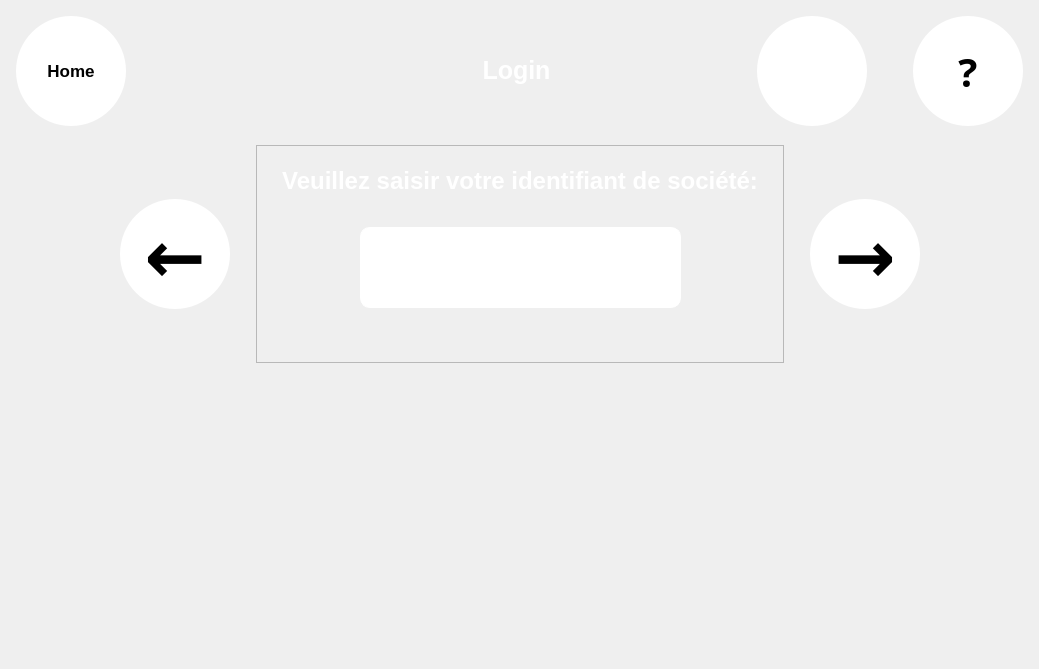
<?xml version="1.0" encoding="UTF-8"?>
<ui version="4.0">
 <class>Login</class>
 <widget class="QWidget" name="Login">
  <property name="geometry">
   <rect>
    <x>0</x>
    <y>0</y>
    <width>1039</width>
    <height>669</height>
   </rect>
  </property>
  <property name="minimumSize">
   <size>
    <width>0</width>
    <height>669</height>
   </size>
  </property>
  <property name="contextMenuPolicy">
   <enum>Qt::NoContextMenu</enum>
  </property>
  <property name="windowTitle">
   <string>Form</string>
  </property>
  <property name="styleSheet">
   <string notr="true">QToolTip{	
	border:1px white;	
	border-radius:0px;  
	font : 15pt;
	background-color: rgb(114, 114, 114);
	color: rgb(255, 255, 255);	    	
}
</string>
  </property>
  <layout class="QGridLayout" name="gridLayout_4">
   <item row="0" column="0">
    <layout class="QHBoxLayout" name="horizontalLayout_5">
     <property name="margin">
      <number>5</number>
     </property>
     <item>
      <widget class="QToolButton" name="B_Home">
       <property name="minimumSize">
        <size>
         <width>110</width>
         <height>110</height>
        </size>
       </property>
       <property name="maximumSize">
        <size>
         <width>110</width>
         <height>110</height>
        </size>
       </property>
       <property name="palette">
        <palette>
         <active>
          <colorrole role="Button">
           <brush brushstyle="SolidPattern">
            <color alpha="255">
             <red>255</red>
             <green>255</green>
             <blue>255</blue>
            </color>
           </brush>
          </colorrole>
          <colorrole role="Base">
           <brush brushstyle="SolidPattern">
            <color alpha="255">
             <red>255</red>
             <green>255</green>
             <blue>255</blue>
            </color>
           </brush>
          </colorrole>
          <colorrole role="Window">
           <brush brushstyle="SolidPattern">
            <color alpha="255">
             <red>255</red>
             <green>255</green>
             <blue>255</blue>
            </color>
           </brush>
          </colorrole>
         </active>
         <inactive>
          <colorrole role="Button">
           <brush brushstyle="SolidPattern">
            <color alpha="255">
             <red>255</red>
             <green>255</green>
             <blue>255</blue>
            </color>
           </brush>
          </colorrole>
          <colorrole role="Base">
           <brush brushstyle="SolidPattern">
            <color alpha="255">
             <red>255</red>
             <green>255</green>
             <blue>255</blue>
            </color>
           </brush>
          </colorrole>
          <colorrole role="Window">
           <brush brushstyle="SolidPattern">
            <color alpha="255">
             <red>255</red>
             <green>255</green>
             <blue>255</blue>
            </color>
           </brush>
          </colorrole>
         </inactive>
         <disabled>
          <colorrole role="Button">
           <brush brushstyle="SolidPattern">
            <color alpha="255">
             <red>255</red>
             <green>255</green>
             <blue>255</blue>
            </color>
           </brush>
          </colorrole>
          <colorrole role="Base">
           <brush brushstyle="SolidPattern">
            <color alpha="255">
             <red>255</red>
             <green>255</green>
             <blue>255</blue>
            </color>
           </brush>
          </colorrole>
          <colorrole role="Window">
           <brush brushstyle="SolidPattern">
            <color alpha="255">
             <red>255</red>
             <green>255</green>
             <blue>255</blue>
            </color>
           </brush>
          </colorrole>
         </disabled>
        </palette>
       </property>
       <property name="font">
        <font>
         <pointsize>13</pointsize>
         <weight>75</weight>
         <bold>true</bold>
        </font>
       </property>
       <property name="styleSheet">
        <string notr="true">QToolButton{
background-color: rgb(255, 255, 255);
border:none;
border-radius:55px;
max-width:110px;
max-height:110px;
min-width:110px;
min-height:110px;
}

QToolButton:pressed{ 
	background-color: #ECF0F1;
}
QToolTip{
	border:1px white;	
	border-radius:0px;
	font : 15pt;
	background-color: rgb(114, 114, 114);
	color: rgb(255, 255, 255);	    	
}</string>
       </property>
       <property name="text">
        <string>Home</string>
       </property>
       <property name="icon">
        <iconset resource="Src.qrc">
         <normaloff>:/ImgList/Home</normaloff>:/ImgList/Home</iconset>
       </property>
       <property name="iconSize">
        <size>
         <width>70</width>
         <height>70</height>
        </size>
       </property>
       <property name="toolButtonStyle">
        <enum>Qt::ToolButtonTextUnderIcon</enum>
       </property>
       <property name="autoRaise">
        <bool>true</bool>
       </property>
      </widget>
     </item>
     <item>
      <spacer name="horizontalSpacer_8">
       <property name="orientation">
        <enum>Qt::Horizontal</enum>
       </property>
       <property name="sizeType">
        <enum>QSizePolicy::Fixed</enum>
       </property>
       <property name="sizeHint" stdset="0">
        <size>
         <width>150</width>
         <height>20</height>
        </size>
       </property>
      </spacer>
     </item>
     <item>
      <widget class="QLabel" name="label">
       <property name="minimumSize">
        <size>
         <width>0</width>
         <height>35</height>
        </size>
       </property>
       <property name="maximumSize">
        <size>
         <width>145564</width>
         <height>35</height>
        </size>
       </property>
       <property name="font">
        <font>
         <pointsize>19</pointsize>
         <weight>75</weight>
         <bold>true</bold>
        </font>
       </property>
       <property name="layoutDirection">
        <enum>Qt::LeftToRight</enum>
       </property>
       <property name="styleSheet">
        <string notr="true">color: rgb(255, 255, 255);</string>
       </property>
       <property name="text">
        <string>Login</string>
       </property>
       <property name="alignment">
        <set>Qt::AlignCenter</set>
       </property>
      </widget>
     </item>
     <item>
      <widget class="QToolButton" name="B_Assistance">
       <property name="font">
        <font>
         <family>Droid Sans Georgian</family>
         <pointsize>30</pointsize>
         <weight>75</weight>
         <bold>true</bold>
        </font>
       </property>
       <property name="styleSheet">
        <string notr="true">QToolButton{
background-color: rgb(255, 255, 255);
border:none;
border-radius:55px;
max-width:110px;
max-height:110px;
min-width:110px;
min-height:110px;
}

QToolButton:pressed{ 
	background-color: #ECF0F1;
}
QToolTip{
	border:1px white;	
	border-radius:0px;
	font : 15pt;
	background-color: rgb(114, 114, 114);
	color: rgb(255, 255, 255);	    	
}</string>
       </property>
       <property name="text">
        <string/>
       </property>
       <property name="icon">
        <iconset resource="Src.qrc">
         <normaloff>:/ImgList/BAssistance</normaloff>:/ImgList/BAssistance</iconset>
       </property>
       <property name="iconSize">
        <size>
         <width>70</width>
         <height>70</height>
        </size>
       </property>
       <property name="popupMode">
        <enum>QToolButton::DelayedPopup</enum>
       </property>
       <property name="toolButtonStyle">
        <enum>Qt::ToolButtonIconOnly</enum>
       </property>
       <property name="autoRaise">
        <bool>true</bool>
       </property>
      </widget>
     </item>
     <item>
      <spacer name="horizontalSpacer_7">
       <property name="orientation">
        <enum>Qt::Horizontal</enum>
       </property>
       <property name="sizeType">
        <enum>QSizePolicy::Fixed</enum>
       </property>
       <property name="sizeHint" stdset="0">
        <size>
         <width>40</width>
         <height>20</height>
        </size>
       </property>
      </spacer>
     </item>
     <item>
      <widget class="QToolButton" name="B_Help">
       <property name="palette">
        <palette>
         <active>
          <colorrole role="Button">
           <brush brushstyle="SolidPattern">
            <color alpha="255">
             <red>255</red>
             <green>255</green>
             <blue>255</blue>
            </color>
           </brush>
          </colorrole>
          <colorrole role="Base">
           <brush brushstyle="SolidPattern">
            <color alpha="255">
             <red>255</red>
             <green>255</green>
             <blue>255</blue>
            </color>
           </brush>
          </colorrole>
          <colorrole role="Window">
           <brush brushstyle="SolidPattern">
            <color alpha="255">
             <red>255</red>
             <green>255</green>
             <blue>255</blue>
            </color>
           </brush>
          </colorrole>
         </active>
         <inactive>
          <colorrole role="Button">
           <brush brushstyle="SolidPattern">
            <color alpha="255">
             <red>255</red>
             <green>255</green>
             <blue>255</blue>
            </color>
           </brush>
          </colorrole>
          <colorrole role="Base">
           <brush brushstyle="SolidPattern">
            <color alpha="255">
             <red>255</red>
             <green>255</green>
             <blue>255</blue>
            </color>
           </brush>
          </colorrole>
          <colorrole role="Window">
           <brush brushstyle="SolidPattern">
            <color alpha="255">
             <red>255</red>
             <green>255</green>
             <blue>255</blue>
            </color>
           </brush>
          </colorrole>
         </inactive>
         <disabled>
          <colorrole role="Button">
           <brush brushstyle="SolidPattern">
            <color alpha="255">
             <red>255</red>
             <green>255</green>
             <blue>255</blue>
            </color>
           </brush>
          </colorrole>
          <colorrole role="Base">
           <brush brushstyle="SolidPattern">
            <color alpha="255">
             <red>255</red>
             <green>255</green>
             <blue>255</blue>
            </color>
           </brush>
          </colorrole>
          <colorrole role="Window">
           <brush brushstyle="SolidPattern">
            <color alpha="255">
             <red>255</red>
             <green>255</green>
             <blue>255</blue>
            </color>
           </brush>
          </colorrole>
         </disabled>
        </palette>
       </property>
       <property name="font">
        <font>
         <family>Droid Sans Georgian</family>
         <pointsize>30</pointsize>
         <weight>75</weight>
         <bold>true</bold>
        </font>
       </property>
       <property name="styleSheet">
        <string notr="true">QToolButton{
background-color: rgb(255, 255, 255);
border:none;
border-radius:55px;
max-width:110px;
max-height:110px;
min-width:110px;
min-height:110px;
}

QToolButton:pressed{ 
	background-color: #ECF0F1;
}
</string>
       </property>
       <property name="text">
        <string>?</string>
       </property>
       <property name="popupMode">
        <enum>QToolButton::DelayedPopup</enum>
       </property>
       <property name="toolButtonStyle">
        <enum>Qt::ToolButtonIconOnly</enum>
       </property>
       <property name="autoRaise">
        <bool>true</bool>
       </property>
      </widget>
     </item>
    </layout>
   </item>
   <item row="1" column="0">
    <spacer name="verticalSpacer_8">
     <property name="orientation">
      <enum>Qt::Vertical</enum>
     </property>
     <property name="sizeType">
      <enum>QSizePolicy::MinimumExpanding</enum>
     </property>
     <property name="sizeHint" stdset="0">
      <size>
       <width>20</width>
       <height>3</height>
      </size>
     </property>
    </spacer>
   </item>
   <item row="2" column="0">
    <layout class="QHBoxLayout" name="horizontalLayout_6">
     <property name="margin">
      <number>5</number>
     </property>
     <item>
      <spacer name="horizontalSpacer_15">
       <property name="orientation">
        <enum>Qt::Horizontal</enum>
       </property>
       <property name="sizeHint" stdset="0">
        <size>
         <width>40</width>
         <height>20</height>
        </size>
       </property>
      </spacer>
     </item>
     <item>
      <widget class="QToolButton" name="B_Precedant">
       <property name="palette">
        <palette>
         <active>
          <colorrole role="Button">
           <brush brushstyle="SolidPattern">
            <color alpha="255">
             <red>255</red>
             <green>255</green>
             <blue>255</blue>
            </color>
           </brush>
          </colorrole>
          <colorrole role="Base">
           <brush brushstyle="SolidPattern">
            <color alpha="255">
             <red>255</red>
             <green>255</green>
             <blue>255</blue>
            </color>
           </brush>
          </colorrole>
          <colorrole role="Window">
           <brush brushstyle="SolidPattern">
            <color alpha="255">
             <red>255</red>
             <green>255</green>
             <blue>255</blue>
            </color>
           </brush>
          </colorrole>
          <colorrole role="Highlight">
           <brush brushstyle="SolidPattern">
            <color alpha="255">
             <red>213</red>
             <green>213</green>
             <blue>213</blue>
            </color>
           </brush>
          </colorrole>
         </active>
         <inactive>
          <colorrole role="Button">
           <brush brushstyle="SolidPattern">
            <color alpha="255">
             <red>255</red>
             <green>255</green>
             <blue>255</blue>
            </color>
           </brush>
          </colorrole>
          <colorrole role="Base">
           <brush brushstyle="SolidPattern">
            <color alpha="255">
             <red>255</red>
             <green>255</green>
             <blue>255</blue>
            </color>
           </brush>
          </colorrole>
          <colorrole role="Window">
           <brush brushstyle="SolidPattern">
            <color alpha="255">
             <red>255</red>
             <green>255</green>
             <blue>255</blue>
            </color>
           </brush>
          </colorrole>
          <colorrole role="Highlight">
           <brush brushstyle="SolidPattern">
            <color alpha="255">
             <red>213</red>
             <green>213</green>
             <blue>213</blue>
            </color>
           </brush>
          </colorrole>
         </inactive>
         <disabled>
          <colorrole role="Button">
           <brush brushstyle="SolidPattern">
            <color alpha="255">
             <red>255</red>
             <green>255</green>
             <blue>255</blue>
            </color>
           </brush>
          </colorrole>
          <colorrole role="Base">
           <brush brushstyle="SolidPattern">
            <color alpha="255">
             <red>255</red>
             <green>255</green>
             <blue>255</blue>
            </color>
           </brush>
          </colorrole>
          <colorrole role="Window">
           <brush brushstyle="SolidPattern">
            <color alpha="255">
             <red>255</red>
             <green>255</green>
             <blue>255</blue>
            </color>
           </brush>
          </colorrole>
          <colorrole role="Highlight">
           <brush brushstyle="SolidPattern">
            <color alpha="255">
             <red>213</red>
             <green>213</green>
             <blue>213</blue>
            </color>
           </brush>
          </colorrole>
         </disabled>
        </palette>
       </property>
       <property name="font">
        <font>
         <family>Droid Sans Georgian</family>
         <pointsize>55</pointsize>
         <weight>75</weight>
         <bold>true</bold>
        </font>
       </property>
       <property name="styleSheet">
        <string notr="true">QToolButton{
background-color: rgb(255, 255, 255);
border:none;
border-radius:55px;
max-width:110px;
max-height:110px;
min-width:110px;
min-height:110px;
}

QToolButton:pressed{ 
	background-color: #ECF0F1;
}
QToolTip{
	border:1px white;	
	border-radius:0px;
	font : 15pt;
	background-color: rgb(114, 114, 114);
	color: rgb(255, 255, 255);	    	
}</string>
       </property>
       <property name="text">
        <string>←</string>
       </property>
       <property name="popupMode">
        <enum>QToolButton::DelayedPopup</enum>
       </property>
       <property name="toolButtonStyle">
        <enum>Qt::ToolButtonIconOnly</enum>
       </property>
       <property name="autoRaise">
        <bool>true</bool>
       </property>
      </widget>
     </item>
     <item>
      <spacer name="horizontalSpacer_9">
       <property name="orientation">
        <enum>Qt::Horizontal</enum>
       </property>
       <property name="sizeType">
        <enum>QSizePolicy::Fixed</enum>
       </property>
       <property name="sizeHint" stdset="0">
        <size>
         <width>20</width>
         <height>20</height>
        </size>
       </property>
      </spacer>
     </item>
     <item>
      <widget class="QStackedWidget" name="stackedWidget">
       <property name="styleSheet">
        <string notr="true"/>
       </property>
       <property name="frameShape">
        <enum>QFrame::StyledPanel</enum>
       </property>
       <property name="frameShadow">
        <enum>QFrame::Plain</enum>
       </property>
       <property name="currentIndex">
        <number>0</number>
       </property>
       <widget class="QWidget" name="P_Societe">
        <property name="styleSheet">
         <string notr="true"/>
        </property>
        <layout class="QGridLayout" name="gridLayout">
         <item row="0" column="0" colspan="3">
          <widget class="QLabel" name="label_2">
           <property name="minimumSize">
            <size>
             <width>0</width>
             <height>51</height>
            </size>
           </property>
           <property name="maximumSize">
            <size>
             <width>5635363</width>
             <height>51</height>
            </size>
           </property>
           <property name="font">
            <font>
             <pointsize>18</pointsize>
             <weight>75</weight>
             <bold>true</bold>
            </font>
           </property>
           <property name="styleSheet">
            <string notr="true">color: rgb(255, 255, 255);</string>
           </property>
           <property name="text">
            <string>Veuillez saisir votre identifiant de société:</string>
           </property>
           <property name="alignment">
            <set>Qt::AlignCenter</set>
           </property>
          </widget>
         </item>
         <item row="2" column="0" colspan="3">
          <layout class="QHBoxLayout" name="horizontalLayout">
           <property name="margin">
            <number>5</number>
           </property>
           <item>
            <spacer name="horizontalSpacer">
             <property name="orientation">
              <enum>Qt::Horizontal</enum>
             </property>
             <property name="sizeHint" stdset="0">
              <size>
               <width>40</width>
               <height>20</height>
              </size>
             </property>
            </spacer>
           </item>
           <item>
            <widget class="QLineEdit" name="Edit_societe">
             <property name="minimumSize">
              <size>
               <width>321</width>
               <height>81</height>
              </size>
             </property>
             <property name="maximumSize">
              <size>
               <width>321</width>
               <height>81</height>
              </size>
             </property>
             <property name="font">
              <font>
               <pointsize>20</pointsize>
               <weight>75</weight>
               <bold>true</bold>
              </font>
             </property>
             <property name="cursor">
              <cursorShape>IBeamCursor</cursorShape>
             </property>
             <property name="mouseTracking">
              <bool>false</bool>
             </property>
             <property name="focusPolicy">
              <enum>Qt::ClickFocus</enum>
             </property>
             <property name="contextMenuPolicy">
              <enum>Qt::NoContextMenu</enum>
             </property>
             <property name="styleSheet">
              <string notr="true">background-color: rgb(255, 255, 255);border:1px solid white;border-radius:10px;

</string>
             </property>
             <property name="maxLength">
              <number>3</number>
             </property>
             <property name="frame">
              <bool>false</bool>
             </property>
             <property name="alignment">
              <set>Qt::AlignCenter</set>
             </property>
            </widget>
           </item>
           <item>
            <spacer name="horizontalSpacer_2">
             <property name="orientation">
              <enum>Qt::Horizontal</enum>
             </property>
             <property name="sizeHint" stdset="0">
              <size>
               <width>40</width>
               <height>20</height>
              </size>
             </property>
            </spacer>
           </item>
          </layout>
         </item>
         <item row="3" column="0" colspan="2">
          <spacer name="verticalSpacer_5">
           <property name="orientation">
            <enum>Qt::Vertical</enum>
           </property>
           <property name="sizeType">
            <enum>QSizePolicy::Fixed</enum>
           </property>
           <property name="sizeHint" stdset="0">
            <size>
             <width>20</width>
             <height>40</height>
            </size>
           </property>
          </spacer>
         </item>
         <item row="1" column="0" colspan="2">
          <spacer name="verticalSpacer">
           <property name="orientation">
            <enum>Qt::Vertical</enum>
           </property>
           <property name="sizeType">
            <enum>QSizePolicy::Fixed</enum>
           </property>
           <property name="sizeHint" stdset="0">
            <size>
             <width>20</width>
             <height>10</height>
            </size>
           </property>
          </spacer>
         </item>
        </layout>
       </widget>
       <widget class="QWidget" name="P_ID">
        <layout class="QGridLayout" name="gridLayout_2">
         <item row="0" column="0" colspan="2">
          <widget class="QLabel" name="label_3">
           <property name="minimumSize">
            <size>
             <width>0</width>
             <height>51</height>
            </size>
           </property>
           <property name="maximumSize">
            <size>
             <width>432432</width>
             <height>51</height>
            </size>
           </property>
           <property name="font">
            <font>
             <pointsize>18</pointsize>
             <weight>75</weight>
             <bold>true</bold>
            </font>
           </property>
           <property name="styleSheet">
            <string notr="true">color: rgb(255, 255, 255);</string>
           </property>
           <property name="text">
            <string>Veuillez saisir votre identifiant de personnel:</string>
           </property>
           <property name="alignment">
            <set>Qt::AlignCenter</set>
           </property>
          </widget>
         </item>
         <item row="2" column="0" colspan="2">
          <layout class="QHBoxLayout" name="horizontalLayout_3">
           <property name="margin">
            <number>5</number>
           </property>
           <item>
            <spacer name="horizontalSpacer_3">
             <property name="orientation">
              <enum>Qt::Horizontal</enum>
             </property>
             <property name="sizeHint" stdset="0">
              <size>
               <width>40</width>
               <height>20</height>
              </size>
             </property>
            </spacer>
           </item>
           <item>
            <widget class="QLineEdit" name="Edit_personnel">
             <property name="minimumSize">
              <size>
               <width>321</width>
               <height>81</height>
              </size>
             </property>
             <property name="maximumSize">
              <size>
               <width>321</width>
               <height>81</height>
              </size>
             </property>
             <property name="font">
              <font>
               <pointsize>20</pointsize>
               <weight>75</weight>
               <bold>true</bold>
              </font>
             </property>
             <property name="mouseTracking">
              <bool>false</bool>
             </property>
             <property name="focusPolicy">
              <enum>Qt::ClickFocus</enum>
             </property>
             <property name="contextMenuPolicy">
              <enum>Qt::NoContextMenu</enum>
             </property>
             <property name="acceptDrops">
              <bool>false</bool>
             </property>
             <property name="styleSheet">
              <string notr="true">border:solid 1px;
border-radius:10px;</string>
             </property>
             <property name="inputMethodHints">
              <set>Qt::ImhFormattedNumbersOnly</set>
             </property>
             <property name="maxLength">
              <number>3</number>
             </property>
             <property name="frame">
              <bool>false</bool>
             </property>
             <property name="alignment">
              <set>Qt::AlignCenter</set>
             </property>
            </widget>
           </item>
           <item>
            <spacer name="horizontalSpacer_4">
             <property name="orientation">
              <enum>Qt::Horizontal</enum>
             </property>
             <property name="sizeHint" stdset="0">
              <size>
               <width>40</width>
               <height>20</height>
              </size>
             </property>
            </spacer>
           </item>
          </layout>
         </item>
         <item row="1" column="1">
          <spacer name="verticalSpacer_3">
           <property name="orientation">
            <enum>Qt::Vertical</enum>
           </property>
           <property name="sizeType">
            <enum>QSizePolicy::Fixed</enum>
           </property>
           <property name="sizeHint" stdset="0">
            <size>
             <width>20</width>
             <height>10</height>
            </size>
           </property>
          </spacer>
         </item>
         <item row="3" column="0" colspan="2">
          <spacer name="verticalSpacer_6">
           <property name="orientation">
            <enum>Qt::Vertical</enum>
           </property>
           <property name="sizeType">
            <enum>QSizePolicy::Fixed</enum>
           </property>
           <property name="sizeHint" stdset="0">
            <size>
             <width>20</width>
             <height>40</height>
            </size>
           </property>
          </spacer>
         </item>
        </layout>
       </widget>
       <widget class="QWidget" name="P_Password">
        <layout class="QGridLayout" name="gridLayout_3">
         <item row="1" column="0">
          <spacer name="verticalSpacer_4">
           <property name="orientation">
            <enum>Qt::Vertical</enum>
           </property>
           <property name="sizeType">
            <enum>QSizePolicy::Fixed</enum>
           </property>
           <property name="sizeHint" stdset="0">
            <size>
             <width>20</width>
             <height>10</height>
            </size>
           </property>
          </spacer>
         </item>
         <item row="2" column="0">
          <layout class="QHBoxLayout" name="horizontalLayout_2">
           <property name="margin">
            <number>5</number>
           </property>
           <item>
            <spacer name="horizontalSpacer_5">
             <property name="orientation">
              <enum>Qt::Horizontal</enum>
             </property>
             <property name="sizeHint" stdset="0">
              <size>
               <width>40</width>
               <height>20</height>
              </size>
             </property>
            </spacer>
           </item>
           <item>
            <widget class="QLineEdit" name="Edit_passwd">
             <property name="minimumSize">
              <size>
               <width>321</width>
               <height>81</height>
              </size>
             </property>
             <property name="maximumSize">
              <size>
               <width>321</width>
               <height>81</height>
              </size>
             </property>
             <property name="font">
              <font>
               <pointsize>20</pointsize>
               <weight>75</weight>
               <bold>true</bold>
              </font>
             </property>
             <property name="mouseTracking">
              <bool>false</bool>
             </property>
             <property name="focusPolicy">
              <enum>Qt::ClickFocus</enum>
             </property>
             <property name="contextMenuPolicy">
              <enum>Qt::NoContextMenu</enum>
             </property>
             <property name="styleSheet">
              <string notr="true">background-color: rgb(255, 255, 255);
border:1px solid white;
border-radius:10px;

</string>
             </property>
             <property name="inputMethodHints">
              <set>Qt::ImhHiddenText|Qt::ImhNoAutoUppercase|Qt::ImhNoPredictiveText</set>
             </property>
             <property name="text">
              <string/>
             </property>
             <property name="maxLength">
              <number>6</number>
             </property>
             <property name="frame">
              <bool>false</bool>
             </property>
             <property name="echoMode">
              <enum>QLineEdit::Password</enum>
             </property>
             <property name="alignment">
              <set>Qt::AlignCenter</set>
             </property>
            </widget>
           </item>
           <item>
            <spacer name="horizontalSpacer_6">
             <property name="orientation">
              <enum>Qt::Horizontal</enum>
             </property>
             <property name="sizeHint" stdset="0">
              <size>
               <width>40</width>
               <height>20</height>
              </size>
             </property>
            </spacer>
           </item>
          </layout>
         </item>
         <item row="0" column="0">
          <widget class="QLabel" name="label_5">
           <property name="minimumSize">
            <size>
             <width>10</width>
             <height>51</height>
            </size>
           </property>
           <property name="maximumSize">
            <size>
             <width>1552244</width>
             <height>51</height>
            </size>
           </property>
           <property name="font">
            <font>
             <pointsize>18</pointsize>
             <weight>75</weight>
             <bold>true</bold>
            </font>
           </property>
           <property name="styleSheet">
            <string notr="true">color: rgb(255, 255, 255);</string>
           </property>
           <property name="text">
            <string>Veuillez saisir votre mot de passe:</string>
           </property>
           <property name="alignment">
            <set>Qt::AlignCenter</set>
           </property>
          </widget>
         </item>
         <item row="3" column="0">
          <spacer name="verticalSpacer_2">
           <property name="orientation">
            <enum>Qt::Vertical</enum>
           </property>
           <property name="sizeType">
            <enum>QSizePolicy::Fixed</enum>
           </property>
           <property name="sizeHint" stdset="0">
            <size>
             <width>20</width>
             <height>40</height>
            </size>
           </property>
          </spacer>
         </item>
        </layout>
       </widget>
      </widget>
     </item>
     <item>
      <spacer name="horizontalSpacer_10">
       <property name="orientation">
        <enum>Qt::Horizontal</enum>
       </property>
       <property name="sizeType">
        <enum>QSizePolicy::Fixed</enum>
       </property>
       <property name="sizeHint" stdset="0">
        <size>
         <width>20</width>
         <height>20</height>
        </size>
       </property>
      </spacer>
     </item>
     <item>
      <widget class="QToolButton" name="B_Suivant">
       <property name="palette">
        <palette>
         <active>
          <colorrole role="Button">
           <brush brushstyle="SolidPattern">
            <color alpha="255">
             <red>255</red>
             <green>255</green>
             <blue>255</blue>
            </color>
           </brush>
          </colorrole>
          <colorrole role="Base">
           <brush brushstyle="SolidPattern">
            <color alpha="255">
             <red>255</red>
             <green>255</green>
             <blue>255</blue>
            </color>
           </brush>
          </colorrole>
          <colorrole role="Window">
           <brush brushstyle="SolidPattern">
            <color alpha="255">
             <red>255</red>
             <green>255</green>
             <blue>255</blue>
            </color>
           </brush>
          </colorrole>
         </active>
         <inactive>
          <colorrole role="Button">
           <brush brushstyle="SolidPattern">
            <color alpha="255">
             <red>255</red>
             <green>255</green>
             <blue>255</blue>
            </color>
           </brush>
          </colorrole>
          <colorrole role="Base">
           <brush brushstyle="SolidPattern">
            <color alpha="255">
             <red>255</red>
             <green>255</green>
             <blue>255</blue>
            </color>
           </brush>
          </colorrole>
          <colorrole role="Window">
           <brush brushstyle="SolidPattern">
            <color alpha="255">
             <red>255</red>
             <green>255</green>
             <blue>255</blue>
            </color>
           </brush>
          </colorrole>
         </inactive>
         <disabled>
          <colorrole role="Button">
           <brush brushstyle="SolidPattern">
            <color alpha="255">
             <red>255</red>
             <green>255</green>
             <blue>255</blue>
            </color>
           </brush>
          </colorrole>
          <colorrole role="Base">
           <brush brushstyle="SolidPattern">
            <color alpha="255">
             <red>255</red>
             <green>255</green>
             <blue>255</blue>
            </color>
           </brush>
          </colorrole>
          <colorrole role="Window">
           <brush brushstyle="SolidPattern">
            <color alpha="255">
             <red>255</red>
             <green>255</green>
             <blue>255</blue>
            </color>
           </brush>
          </colorrole>
         </disabled>
        </palette>
       </property>
       <property name="font">
        <font>
         <family>Droid Sans Georgian</family>
         <pointsize>55</pointsize>
         <weight>75</weight>
         <bold>true</bold>
        </font>
       </property>
       <property name="styleSheet">
        <string notr="true">QToolButton{
background-color: rgb(255, 255, 255);
border:none;
border-radius:55px;
max-width:110px;
max-height:110px;
min-width:110px;
min-height:110px;
}

QToolButton:pressed{ 
	background-color: #ECF0F1;
}
QToolTip{
	border:1px white;	
	border-radius:0px;
	font : 15pt;
	background-color: rgb(114, 114, 114);
	color: rgb(255, 255, 255);	    	
}</string>
       </property>
       <property name="text">
        <string>→</string>
       </property>
       <property name="popupMode">
        <enum>QToolButton::DelayedPopup</enum>
       </property>
       <property name="toolButtonStyle">
        <enum>Qt::ToolButtonIconOnly</enum>
       </property>
       <property name="autoRaise">
        <bool>true</bool>
       </property>
      </widget>
     </item>
     <item>
      <spacer name="horizontalSpacer_11">
       <property name="orientation">
        <enum>Qt::Horizontal</enum>
       </property>
       <property name="sizeHint" stdset="0">
        <size>
         <width>40</width>
         <height>20</height>
        </size>
       </property>
      </spacer>
     </item>
    </layout>
   </item>
   <item row="3" column="0">
    <layout class="QHBoxLayout" name="horizontalLayout_4">
     <property name="margin">
      <number>5</number>
     </property>
     <item>
      <spacer name="horizontalSpacer_13">
       <property name="orientation">
        <enum>Qt::Horizontal</enum>
       </property>
       <property name="sizeHint" stdset="0">
        <size>
         <width>40</width>
         <height>20</height>
        </size>
       </property>
      </spacer>
     </item>
     <item>
      <widget class="KeyBoard" name="WKeyBoard" native="true">
       <property name="minimumSize">
        <size>
         <width>999</width>
         <height>425</height>
        </size>
       </property>
       <property name="maximumSize">
        <size>
         <width>999</width>
         <height>425</height>
        </size>
       </property>
       <property name="styleSheet">
        <string notr="true">background:transparent;</string>
       </property>
      </widget>
     </item>
     <item>
      <spacer name="horizontalSpacer_12">
       <property name="orientation">
        <enum>Qt::Horizontal</enum>
       </property>
       <property name="sizeType">
        <enum>QSizePolicy::Expanding</enum>
       </property>
       <property name="sizeHint" stdset="0">
        <size>
         <width>40</width>
         <height>20</height>
        </size>
       </property>
      </spacer>
     </item>
    </layout>
   </item>
   <item row="4" column="0">
    <spacer name="verticalSpacer_7">
     <property name="orientation">
      <enum>Qt::Vertical</enum>
     </property>
     <property name="sizeType">
      <enum>QSizePolicy::MinimumExpanding</enum>
     </property>
     <property name="sizeHint" stdset="0">
      <size>
       <width>20</width>
       <height>3</height>
      </size>
     </property>
    </spacer>
   </item>
  </layout>
 </widget>
 <customwidgets>
  <customwidget>
   <class>KeyBoard</class>
   <extends>QWidget</extends>
   <header>keyboard.h</header>
   <container>1</container>
  </customwidget>
 </customwidgets>
 <resources>
  <include location="Src.qrc"/>
 </resources>
 <connections/>
</ui>
